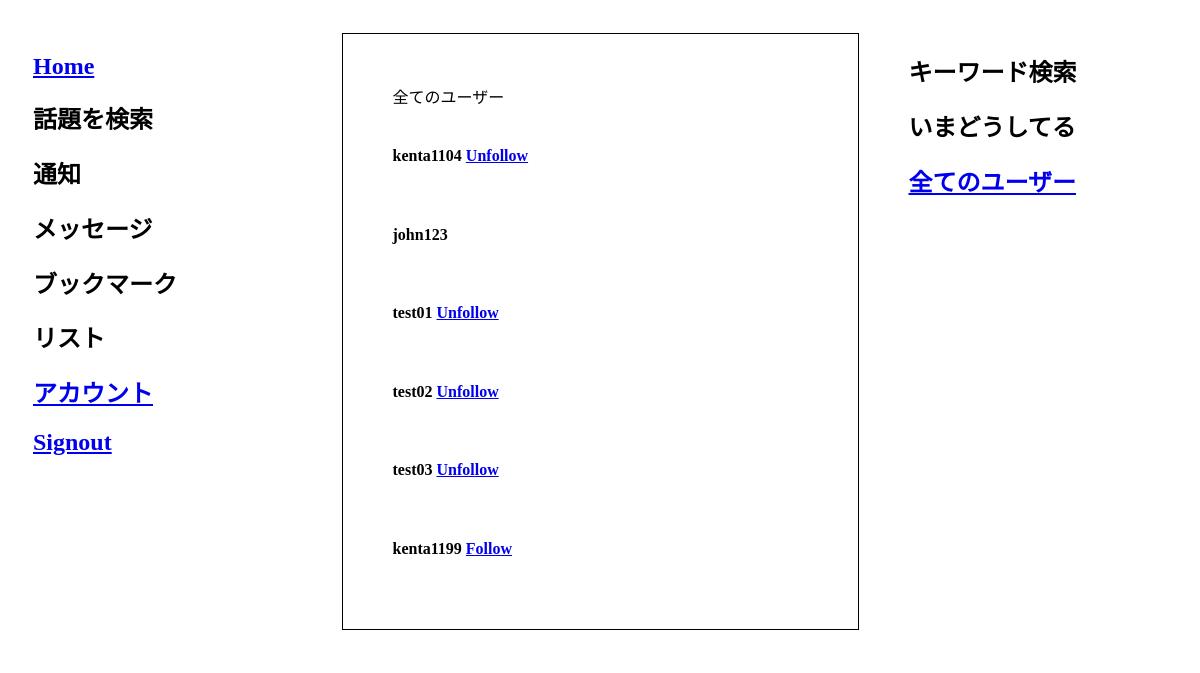
Before: /users/ (signed in) with the older database file.
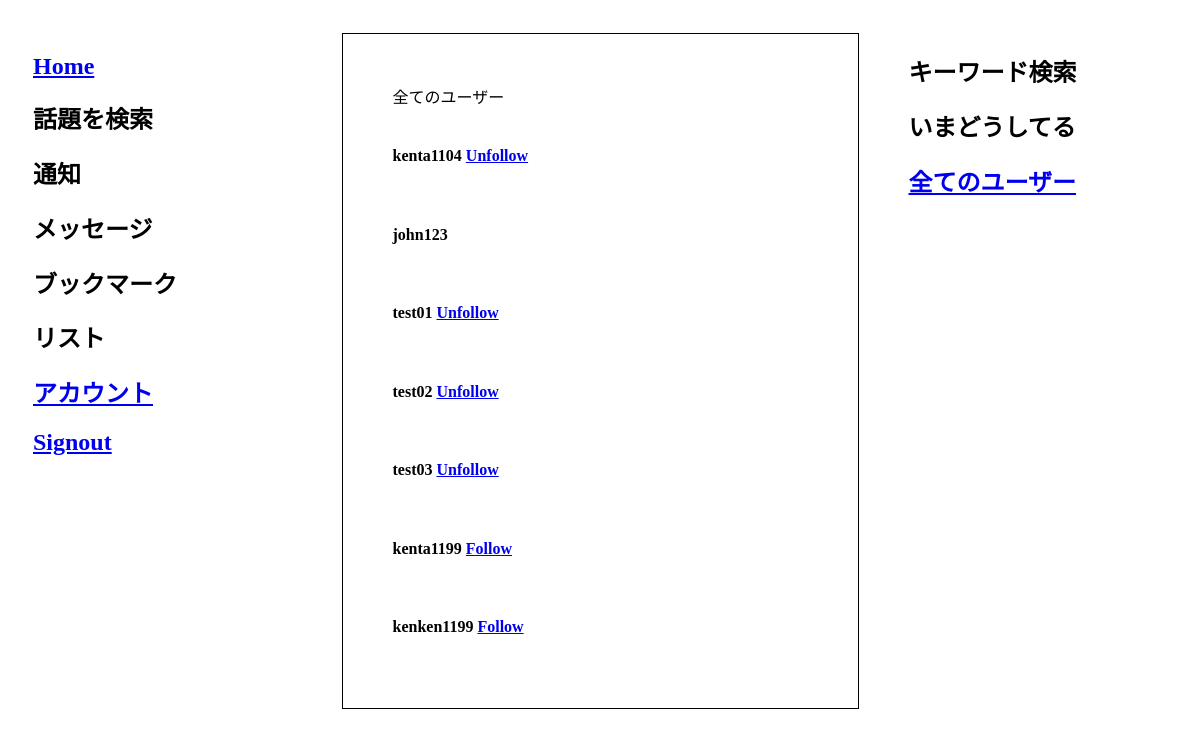
After: the same page with the newer database file.
### project/models.py (models this page shows, shortened)
class User(db.Model):
    __tablename__ = 'users'
    id = db.Column(db.Integer, primary_key=True)
    name = db.Column(db.String, unique=True, nullable=False)
    email = db.Column(db.String, unique=True, nullable=False)
    image_file =  db.Column(db.String(20), nullable=False, default='default.jpg')
    password = db.Column(db.String, nullable=False)
    tweets = db.relationship('Tweet', backref='poster')
    role = db.Column(db.String, default='user')
    @classmethod
    def is_following(cls, who_id, whom_id):
        whom_ids = db.session.query(Follower.whom_id).filter_by(who_id=who_id).all()
        whom_ids = [i[0] for i in whom_ids]
        if whom_id in whom_ids:
            return True
        else:
            return False

### project/users/views.py (the view)
@users_blueprint.route('/users/')
@login_required
def all_users():
    users = db.session.query(User).all()
    return render_template('users.html', users=users)

### project/users/views.py (called while the page is built)
def login_required(test):
    @wraps(test)
    def wrap(*args, **kwargs):
        if 'logged_in' in session:
            return test(*args, **kwargs)
        else:
            flash('You need to login first')
            return (redirect(url_for('users.login')))
    return wrap

### project/templates/users.html (shortened to what this page needs)
{% extends 'layout.html' %}
{% block content %}
    <section class="col-2">
        <div class="marketing">
            全てのユーザー
            {% for user in users %}
            <div class="media">
                <div class="media-left">
                </div>
                <div class="media-body">
                    <h4 class="media-heading">{{ user.name }}
                        {% if user.name == session.name %}
                        </h4>
                        {% elif user.is_following(session.user_id, user.id) %}
                        <a class="btn btn-info btn-xs" href="{{ url_for('tweets.unfollow_user', user_id=user.id )}}">Unfollow</a></h4>
                        {% else %}
                        <a class="btn btn-info btn-xs" href="{{ url_for('tweets.follow_user', user_id=user.id )}}">Follow</a></h4>
                        {% endif %}
                </div>
            </div>
            {% endfor %}
        </div>
    </section>
{% endblock content %}

Changed rows visible on the page:
added User: name "kenken1199"
